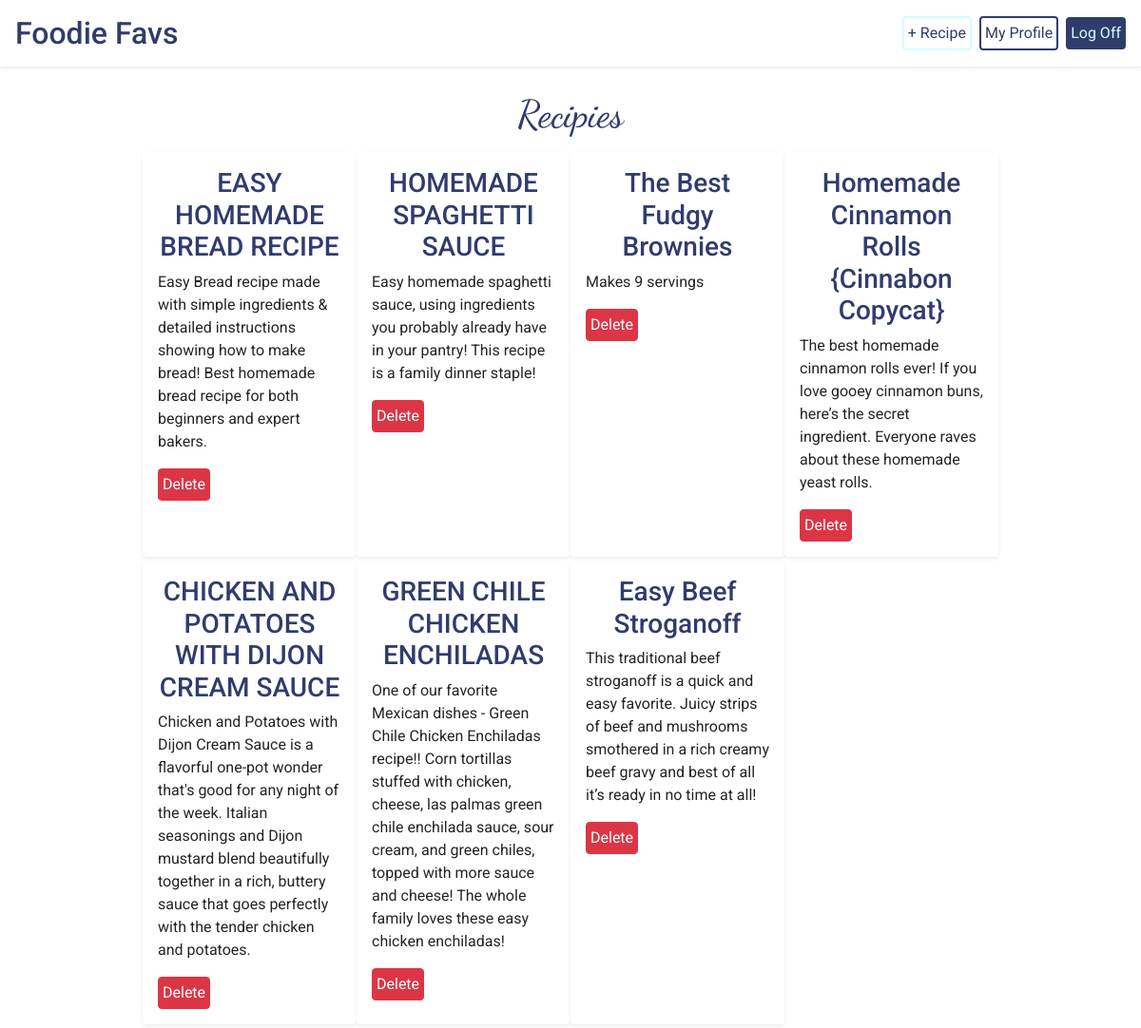
Page /home/ (signed in) on the committed database.
### foodie_app/models.py (models this page shows)
class Recipe(models.Model):
    name = models.CharField(max_length=255)
    desc = models.CharField(max_length=255, default="")
    ingredients = models.TextField(default="")
    steps = models.TextField(default="")
    creator = models.ForeignKey(User, related_name="users", on_delete=models.CASCADE, default=1)
    source = models.CharField(max_length=255, default="")
    users_who_favorite = models.ManyToManyField(User, related_name="favorite_recipes", default=0)
    created_at = models.DateTimeField(auto_now_add=True)
    updated_at = models.DateTimeField(auto_now=True)

### foodie_app/views.py (the view)
# urls.py: path('', views.home),
def home(request):
    if 'userid' in request.session:
        context = {
            "user": User.objects.get(id=request.session['userid']),
            "recipes": Recipe.objects.all(),
        }
        return render(request, 'home.html', context)
    return redirect('/login')

### foodie_app/templates/home.html (shortened to what this page needs)
<!DOCTYPE html>
<html lang="en">
<head>
    <link rel="stylesheet" href="https://stackpath.bootstrapcdn.com/bootstrap/4.5.2/css/bootstrap.min.css"
>
    {% load static %}
    <link rel="stylesheet" href="{% static 'css/style.css' %}">
</head>
<body id="body">
    <header id="header" class="bg-white d-flex p-3 align-items-center shadow-sm mt-0">
        <h2 class="pr-5 mb-0"><a href="/home" class="home">Foodie Favs</a></h2>
        <a href="/home/new_recipe" class="new-recipe p-1 rounded ml-auto mr-2">+ Recipe</a>
        <a href="/home/{{user.id}}" class="icon rounded p-1">My Profile</a>
        <a href="/home/log_off" class="btn ml-2 p-1" id="log-off">Log Off</a>
    </header>
    <h1 class="heading m-3 mt-5 pt-5">Recipies</h1>
    <div class="d-flex flex-wrap w-75 ml-auto mr-auto">
        {% for recipe in recipes %}
        <div class="recipe-card rounded shadow-sm w-25 p-3 mb-1">
            <h3 class="text-center"><a id="recipe-text" href="/home/recipe_{{recipe.id}}">{{recipe.name}}</a></h3>
            <p>{{recipe.desc}}</p>
            {% if recipe.creator.id == user.id %}
            <form action="/home/delete_recipe" method="POST">
                <input class="btn btn-danger p-1" type="submit" name="delete" value="Delete">
            </form>
            {% endif %}
        </div>
        {% endfor %}
    </div>
</body>
</html>

### foodie_app/static/css/style.css (style rules this page uses)
body { font-family: "Roboto", sans-serif; }
.recipe-card { background-color: white; }
h2, .home { color: #303c6c; }
.icon { border: 2px solid #303c6c; color: #303c6c; }
.heading { font-family: 'Dancing Script', cursive; color: #303c6c; text-align: center; }
#log-off, .edit-recipe, .favorite, .view-recipe, .save-menu { background-color: #303c6c; color: #d2fdff; }
.new-recipe { border: 2px solid #d2fdff; color: #303c6c; }
#recipe-text { color: #303c6c; }
#header { width: 100%; position: fixed; top: 0; left: 0; width: 100%; }

### rows in the picture
Recipe: name "EASY HOMEMADE BREAD RECIPE", desc "Easy Bread recipe made with simple ingredients & detailed instructions showing how to make bread! Best homemade bread recipe for both beginners and expert bakers."
Recipe: name "HOMEMADE SPAGHETTI SAUCE", desc "Easy homemade spaghetti sauce, using ingredients you probably already have in your pantry! This recipe is a family dinner staple!"
Recipe: name "The Best Fudgy Brownies", desc "Makes 9 servings"
Recipe: name "Homemade Cinnamon Rolls {Cinnabon Copycat}", desc "The best homemade cinnamon rolls ever! If you love gooey cinnamon buns, here’s the secret ingredient. Everyone raves about these homemade yeast rolls."
Recipe: name "CHICKEN AND POTATOES WITH DIJON CREAM SAUCE", desc "Chicken and Potatoes with Dijon Cream Sauce is a flavorful one-pot wonder that's good for any night of the week. Italian seasonings and Dijon mustard blend beautifully together in a rich, buttery sauce that goes perfectly with the tender chicken and potatoes."
Recipe: name "GREEN CHILE CHICKEN ENCHILADAS", desc "One of our favorite Mexican dishes - Green Chile Chicken Enchiladas recipe!! Corn tortillas stuffed with chicken, cheese, las palmas green chile enchilada sauce, sour cream, and green chiles, topped with more sauce and cheese! The whole family loves these easy chicken enchiladas!"
Recipe: name "Easy Beef Stroganoff", desc "This traditional beef stroganoff is a quick and easy favorite. Juicy strips of beef and mushrooms smothered in a rich creamy beef gravy and best of all it’s ready in no time at all!"
